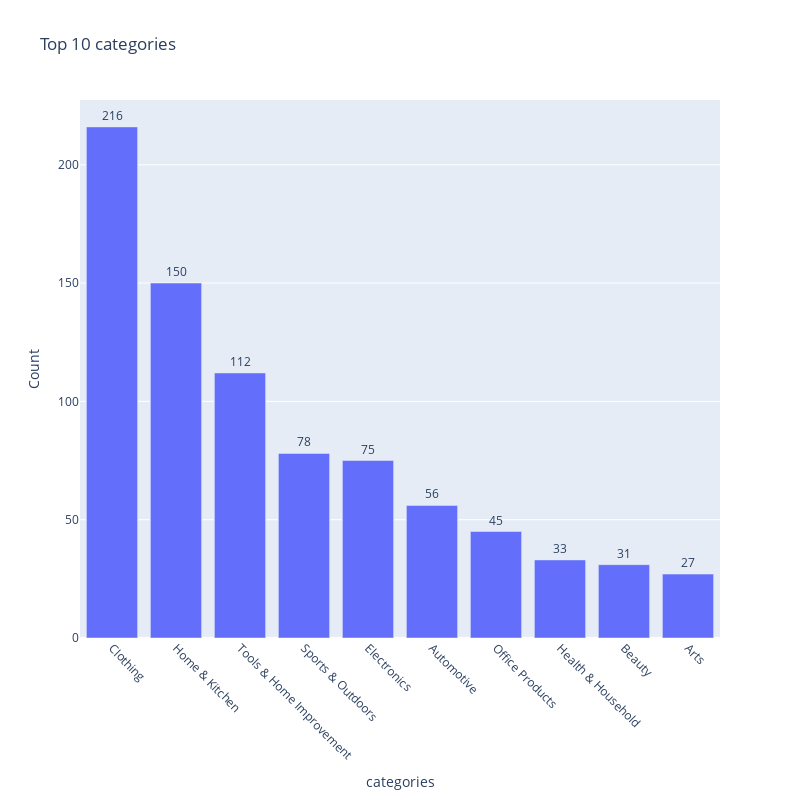

The code cell stored with this chart in its notebook:
### Code cell
top_categories = df['categories'].value_counts().head(10).reset_index()
top_categories.columns = ['categories', 'Count']


fig = px.bar(
    top_categories,
    x='categories',
    y='Count',
    title='Top 10 categories',
    text='Count'
)

fig.update_traces(textposition='outside')
fig.update_layout(
    xaxis_tickangle=45,
    height=800,
    width=800
)

fig

### Figure 1 — Plotly figure (JSON) as saved in the notebook; plotly's stock layout.template omitted (floating-point values rounded to 4 significant figures)
{"data": [{"alignmentgroup": "True", "hovertemplate": "categories=%{x}<br>Count=%{text}<extra></extra>", "legendgroup": "", "marker": {"color": "#636efa", "pattern": {"shape": ""}}, "name": "", "offsetgroup": "", "orientation": "v", "showlegend": false, "text": [216, 150, 112, 78, 75, 56, 45, 33, 31, 27], "textposition": "outside", "type": "bar", "x": ["Clothing", "Home & Kitchen", "Tools & Home Improvement", "Sports & Outdoors", "Electronics", "Automotive", "Office Products", "Health & Household", "Beauty", "Arts"], "xaxis": "x", "y": [216, 150, 112, 78, 75, 56, 45, 33, 31, 27], "yaxis": "y"}], "layout": {"barmode": "relative", "height": 800, "legend": {"tracegroupgap": 0}, "title": {"text": "Top 10 categories"}, "width": 800, "xaxis": {"anchor": "y", "domain": [0, 1], "tickangle": 45, "title": {"text": "categories"}}, "yaxis": {"anchor": "x", "domain": [0, 1], "title": {"text": "Count"}}}}
